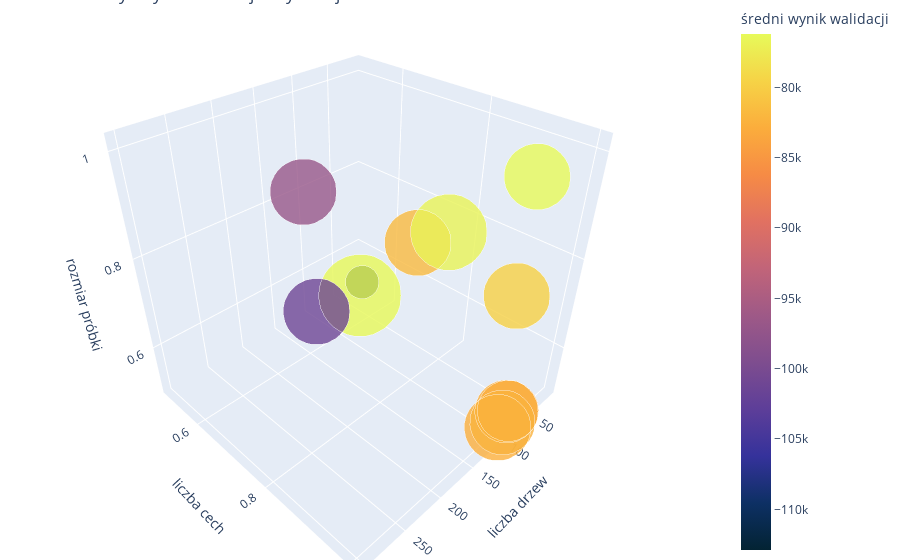

Notebook cell for this chart:
### Code cell
from pandas import concat
scatter_3d(concat([cv_scores, cv_scores_other]), 
    'param_regressor__n_estimators', 'liczba drzew',
    'param_regressor__max_features', 'liczba cech',
    'param_regressor__max_samples', 'rozmiar próbki',
    'param_regressor__n_estimators', '',
    'mean_test_score', 'średni wynik walidacji'
)

### Figure 1 — Plotly figure (JSON) as saved in the notebook; plotly's stock layout.template omitted (floating-point values rounded to 4 significant figures)
{"data": [{"hoverinfo": "text", "marker": {"color": [-112900.0, -82720.0, -81690.0, -79700.0, -76300.0, -96880.0, -83780.0, -82730.0, -82370.0, -101200.0, -76700.0, -76200.0], "colorbar": {"title": {"text": "średni wynik walidacji"}}, "colorscale": [[0, "rgb(3, 35, 51)"], [0.09091, "rgb(13, 48, 100)"], [0.1818, "rgb(53, 50, 155)"], [0.2727, "rgb(93, 62, 153)"], [0.3636, "rgb(126, 77, 143)"], [0.4545, "rgb(158, 89, 135)"], [0.5455, "rgb(193, 100, 121)"], [0.6364, "rgb(225, 113, 97)"], [0.7273, "rgb(246, 139, 69)"], [0.8182, "rgb(251, 173, 60)"], [0.9091, "rgb(246, 211, 70)"], [1, "rgb(231, 250, 90)"]], "opacity": 0.8, "size": [2.303, 4.605, 4.605, 4.605, 5.704, 4.605, 4.248, 4.382, 4.5, 4.605, 5.298, 4.605], "sizemode": "diameter", "sizeref": 0.1}, "mode": "markers", "text": ["liczba drzew=10; liczba cech=0.5; rozmiar próbki=0.5; średni wynik walidacji=-112871.385", "liczba drzew=100; liczba cech=1.0; rozmiar próbki=0.5; średni wynik walidacji=-82721.704", "liczba drzew=100; liczba cech=0.8; rozmiar próbki=0.8; średni wynik walidacji=-81686.719", "liczba drzew=100; liczba cech=1.0; rozmiar próbki=0.8; średni wynik walidacji=-79700.27", "liczba drzew=300; liczba cech=1.0; rozmiar próbki=1.0; średni wynik walidacji=-76303.455", "liczba drzew=100; liczba cech=0.5; rozmiar próbki=0.8; średni wynik walidacji=-96875.668", "liczba drzew=70; liczba cech=1.0; rozmiar próbki=0.5; średni wynik walidacji=-83775.233", "liczba drzew=80; liczba cech=1.0; rozmiar próbki=0.5; średni wynik walidacji=-82726.479", "liczba drzew=90; liczba cech=1.0; rozmiar próbki=0.5; średni wynik walidacji=-82373.037", "liczba drzew=100; liczba cech=0.5; rozmiar próbki=0.5; średni wynik walidacji=-101198.472", "liczba drzew=200; liczba cech=1.0; rozmiar próbki=1.0; średni wynik walidacji=-76697.151", "liczba drzew=100; liczba cech=1.0; rozmiar próbki=1.0; średni wynik walidacji=-76196.98"], "type": "scatter3d", "x": [11.52, 98.57, 98.28, 100.8, 300.4, 101.8, 71.35, 78.97, 89.23, 98.72, 200.2, 102.1], "y": [0.5095, 1.003, 0.7929, 0.9998, 1.005, 0.4993, 0.9929, 0.997, 1.002, 0.5163, 0.9872, 1.002], "z": [0.4988, 0.5026, 0.808, 0.8042, 0.9946, 0.7991, 0.5026, 0.5143, 0.5027, 0.4998, 0.9923, 1.014]}], "layout": {"margin": {"b": 0, "l": 0, "r": 0, "t": 0}, "scene": {"xaxis": {"title": {"text": "liczba drzew"}}, "yaxis": {"title": {"text": "liczba cech"}}, "zaxis": {"title": {"text": "rozmiar próbki"}}}, "title": {"text": "Parametry i wyniki walidacji krzyżowej"}}}
